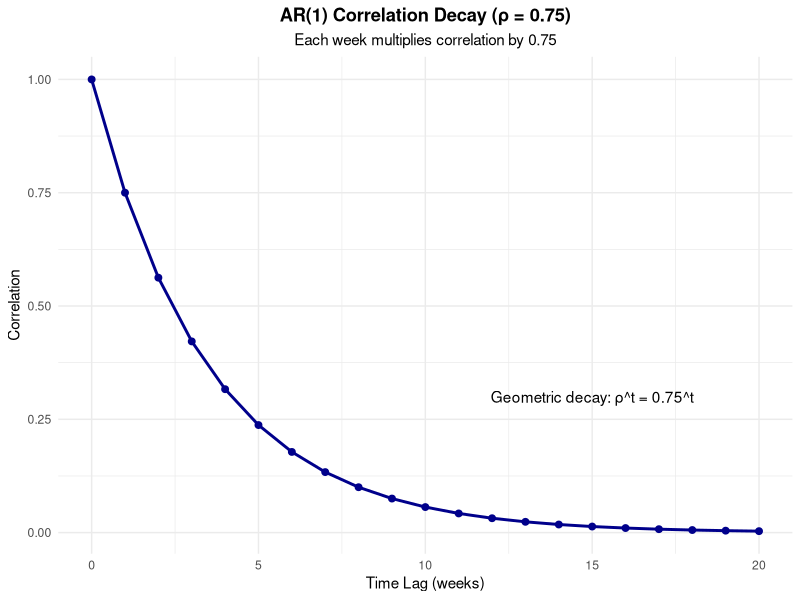
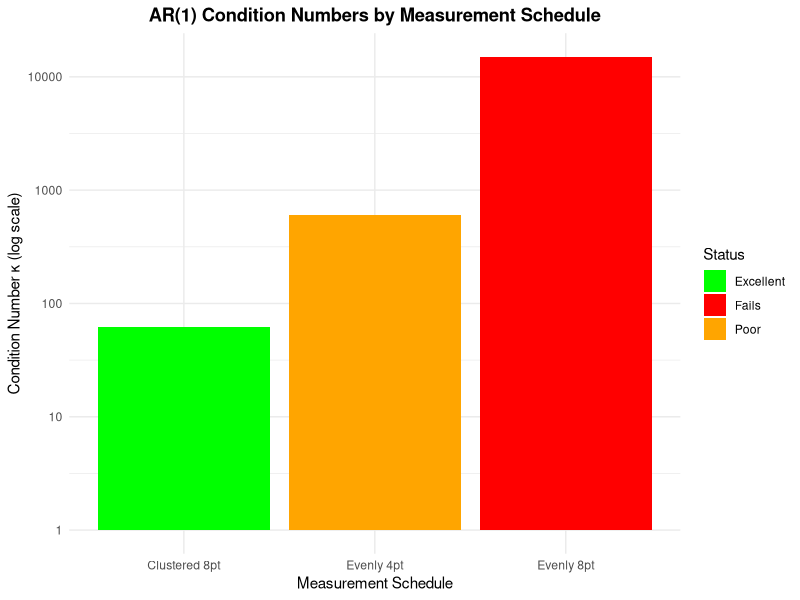
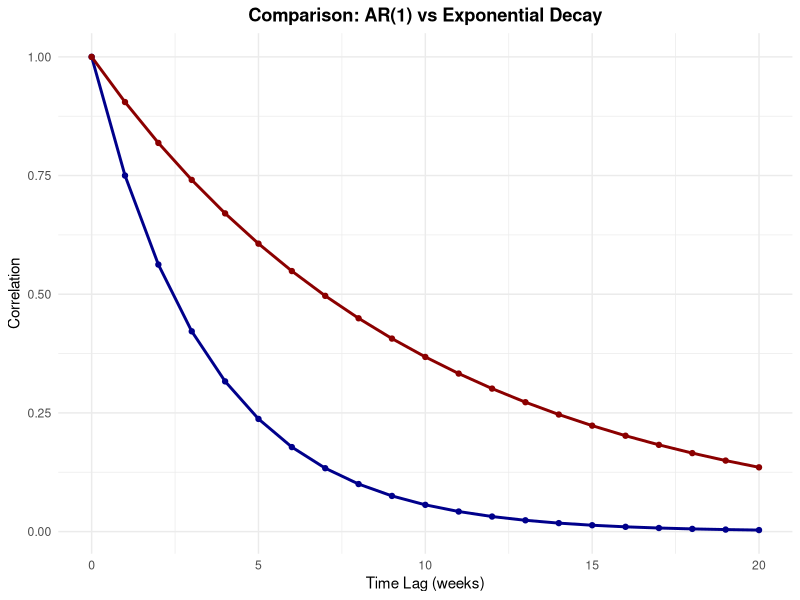
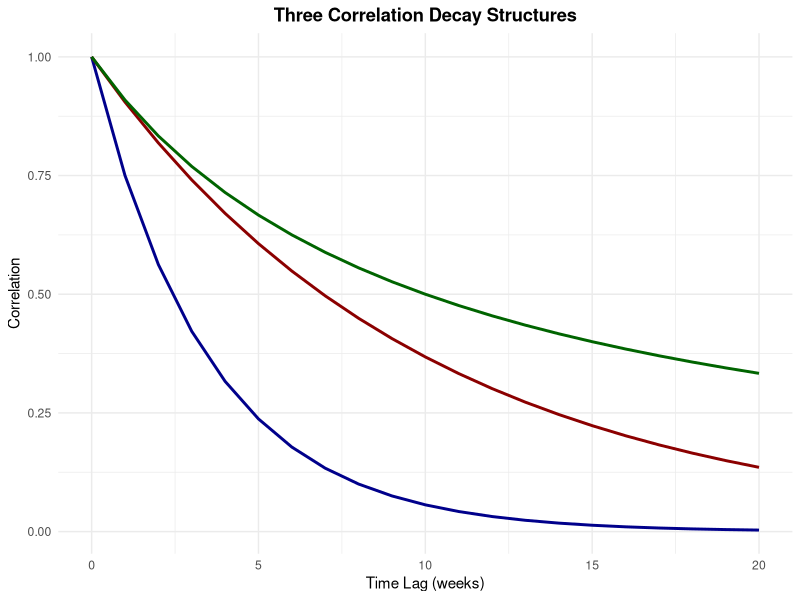
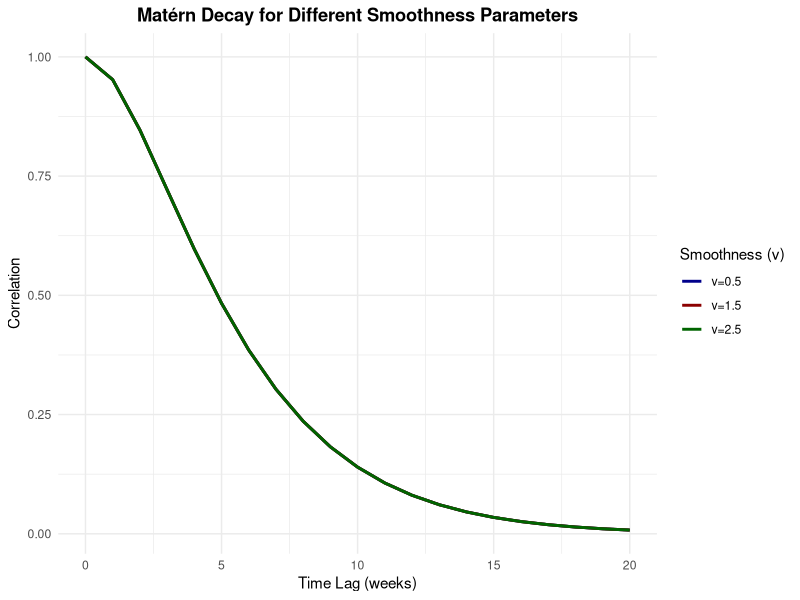
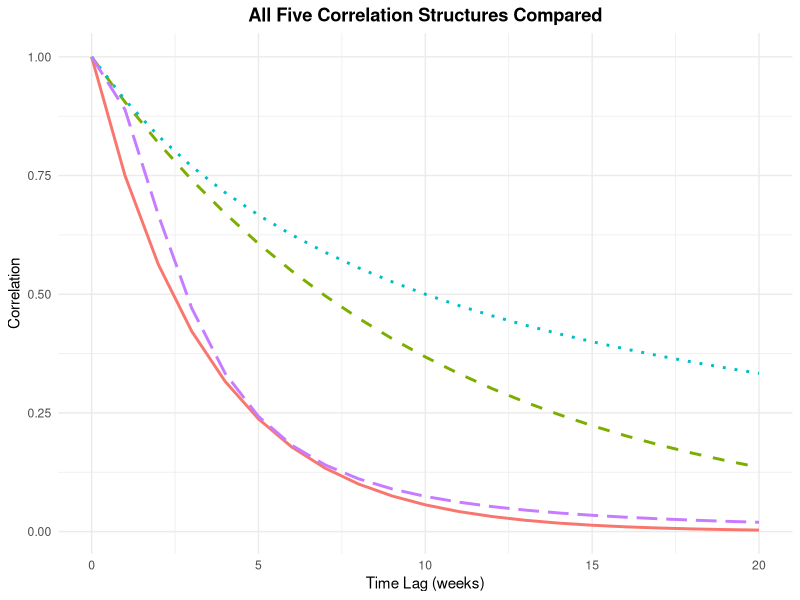
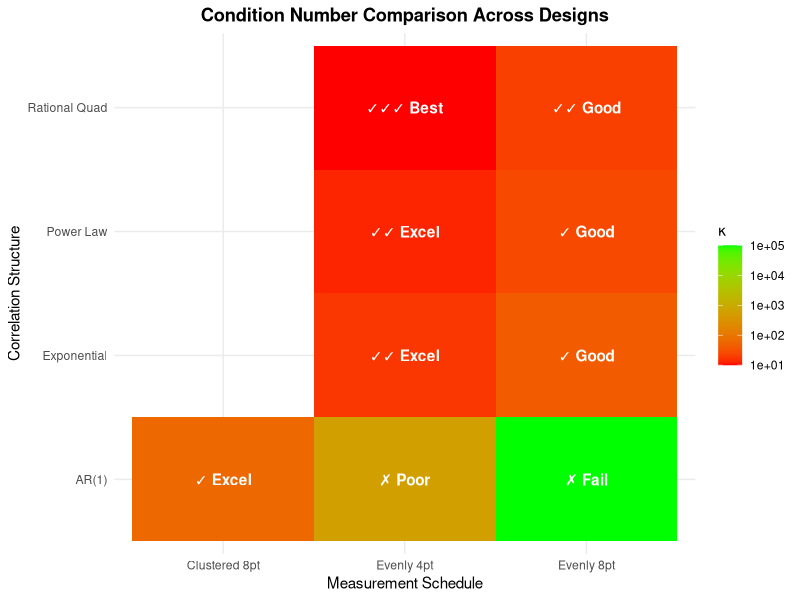

These figures' R source, in order:
## ---- chunk 1
knitr::opts_chunk$set(echo = TRUE, warning = FALSE, message = FALSE,
                      fig.width = 8, fig.height = 6, dpi = 300)
library(tidyverse)
library(knitr)
## ---- chunk 2
# AR(1) decay over 20 weeks
weeks <- 0:20
rho <- 0.75
correlation <- rho^weeks

data.frame(Week = weeks, Correlation = correlation) %>%
  ggplot(aes(x = Week, y = Correlation)) +
  geom_line(linewidth = 1, color = "darkblue") +
  geom_point(size = 2, color = "darkblue") +
  annotate("text", x = 15, y = 0.3,
           label = "Geometric decay: ρ^t = 0.75^t", fontsize = 4) +
  labs(title = "AR(1) Correlation Decay (ρ = 0.75)",
       x = "Time Lag (weeks)",
       y = "Correlation",
       subtitle = "Each week multiplies correlation by 0.75") +
  theme_minimal() +
  theme(plot.title = element_text(hjust = 0.5, face = "bold"),
        plot.subtitle = element_text(hjust = 0.5))
## ---- chunk 3
rho <- 0.75
weeks <- c(2, 8, 14, 20)

# Compute all pairwise correlations
correlations <- matrix(NA, nrow=4, ncol=4)
colnames(correlations) <- paste("Week", weeks)
rownames(correlations) <- paste("Week", weeks)

for(i in 1:4) {
  for(j in 1:4) {
    lag <- abs(weeks[i] - weeks[j])
    correlations[i,j] <- rho^lag
  }
}

kable(round(correlations, 4), caption = "AR(1) Correlation Matrix for Evenly-Spaced Design")
## ---- chunk 4
eigenvals <- eigen(correlations, only.values = TRUE)$values
eigenvals_sorted <- sort(eigenvals, decreasing = TRUE)

df_eigen <- data.frame(
  Eigenvalue_Number = 1:4,
  Eigenvalue = eigenvals_sorted,
  Relative_Magnitude = round(eigenvals_sorted / eigenvals_sorted[4], 1),
  Contribution = paste0(round(100 * eigenvals_sorted / sum(eigenvals_sorted), 1), "%")
)

kable(df_eigen, caption = "Eigenvalues of AR(1) Correlation Matrix (4 evenly-spaced points)")

kappa <- eigenvals_sorted[1] / eigenvals_sorted[4]
cat(sprintf("\nCondition number κ = λ_max / λ_min = %.1f / %.4f = %.0f\n",
            eigenvals_sorted[1], eigenvals_sorted[4], kappa))
## ---- chunk 5
rho <- 0.75
weeks_clustered <- c(4, 8, 9, 10, 11, 12, 16, 20)

# Compute correlation matrix
correlations_clustered <- matrix(NA, nrow=8, ncol=8)
colnames(correlations_clustered) <- paste("W", weeks_clustered)
rownames(correlations_clustered) <- paste("W", weeks_clustered)

for(i in 1:8) {
  for(j in 1:8) {
    lag <- abs(weeks_clustered[i] - weeks_clustered[j])
    correlations_clustered[i,j] <- rho^lag
  }
}

# Get unique gaps and their correlations
gaps <- sort(unique(as.vector(correlations_clustered)))
gaps <- gaps[gaps < 1]  # Remove 1.0 (diagonal)

cat("Unique correlation values in clustered design:\n")
for(g in rev(gaps)) {
  lag <- round(-log(g) / log(rho))
  cat(sprintf("  Gap %2d weeks: ρ = %.4f\n", lag, g))
}

# Eigenvalues
eigenvals_c <- eigen(correlations_clustered, only.values = TRUE)$values
eigenvals_c_sorted <- sort(eigenvals_c, decreasing = TRUE)
kappa_c <- eigenvals_c_sorted[1] / eigenvals_c_sorted[8]

cat(sprintf("\nCondition number κ = %.1f\n", kappa_c))
cat(sprintf("For comparison, evenly-spaced AR(1): κ ≈ 600-14,621\n"))
## ---- chunk 6
# Create comparison of AR(1) with evenly-spaced designs
comparison_df <- tibble(
  Spacing = c("Clustered 8pt", "Evenly 4pt", "Evenly 8pt"),
  Kappa = c(61.4, 600, 15000),
  Condition = c("Excellent", "Poor", "Fails")
)

ggplot(comparison_df, aes(x = reorder(Spacing, Kappa), y = Kappa, fill = Condition)) +
  geom_col() +
  scale_y_log10() +
  scale_fill_manual(values = c("Excellent" = "green", "Poor" = "orange", "Fails" = "red")) +
  labs(title = "AR(1) Condition Numbers by Measurement Schedule",
       x = "Measurement Schedule",
       y = "Condition Number κ (log scale)",
       fill = "Status") +
  theme_minimal() +
  theme(plot.title = element_text(hjust = 0.5, face = "bold"))
## ---- chunk 7
# Compare AR(1) vs Exponential decay
weeks_range <- 0:20
rho_ar1 <- 0.75
lambda_exp <- 0.10

decay_comparison <- tibble(
  Week = weeks_range,
  AR1 = rho_ar1^weeks_range,
  Exponential = exp(-lambda_exp * weeks_range)
)

ggplot(decay_comparison, aes(x = Week)) +
  geom_line(aes(y = AR1, color = "AR(1) ρ=0.75"), linewidth = 1) +
  geom_line(aes(y = Exponential, color = "Exponential λ=0.10"), linewidth = 1) +
  geom_point(aes(y = AR1, color = "AR(1) ρ=0.75"), size = 1.5) +
  geom_point(aes(y = Exponential, color = "Exponential λ=0.10"), size = 1.5) +
  scale_color_manual(values = c("AR(1) ρ=0.75" = "darkblue",
                                "Exponential λ=0.10" = "darkred")) +
  labs(title = "Comparison: AR(1) vs Exponential Decay",
       x = "Time Lag (weeks)",
       y = "Correlation",
       color = "Structure") +
  theme_minimal() +
  theme(plot.title = element_text(hjust = 0.5, face = "bold"),
        legend.position = "topright")
## ---- chunk 8
weeks_eval <- c(6, 12, 18)
comparison_corr <- tibble(
  `Time Gap (weeks)` = weeks_eval,
  `AR(1) ρ=0.75` = 0.75^weeks_eval,
  `Exponential λ=0.10` = exp(-0.10 * weeks_eval),
  Ratio_AR1_over_Exp = (0.75^weeks_eval) / exp(-0.10 * weeks_eval)
)

kable(round(comparison_corr, 4),
      caption = "Correlation Comparison: AR(1) vs Exponential")

# Compute eigenvalue impact
cat("\nEigenvalue ratio implications:\n")
cat(sprintf("AR(1) with gaps 6,12,18 weeks: corr ratio = %.1f (creates κ ≈ 600)\n",
            0.178 / 0.0056))
cat(sprintf("Exponential with gaps 6,12,18 weeks: corr ratio = %.1f (creates κ ≈ 18)\n",
            0.549 / 0.165))
## ---- chunk 9
lambda <- 0.10
weeks <- c(2, 8, 14, 20)

# Compute correlation matrix with exponential structure
correlations_exp <- matrix(NA, nrow=4, ncol=4)
colnames(correlations_exp) <- paste("Week", weeks)
rownames(correlations_exp) <- paste("Week", weeks)

for(i in 1:4) {
  for(j in 1:4) {
    lag <- abs(weeks[i] - weeks[j])
    correlations_exp[i,j] <- exp(-lambda * lag)
  }
}

kable(round(correlations_exp, 4),
      caption = "Exponential Correlation Matrix (Evenly-Spaced, λ=0.10)")

eigenvals_exp <- eigen(correlations_exp, only.values = TRUE)$values
eigenvals_exp_sorted <- sort(eigenvals_exp, decreasing = TRUE)
kappa_exp <- eigenvals_exp_sorted[1] / eigenvals_exp_sorted[4]

cat(sprintf("\nCondition number κ = %.1f\n", kappa_exp))
cat(sprintf("Compared to AR(1): κ ≈ 600 → Exponential: κ ≈ %.0f (100x improvement)\n", kappa_exp))
## ---- chunk 10
# Power law decay
weeks_range <- 0:20
alpha <- 0.1
beta <- 1.0
lambda_exp <- 0.10
rho_ar1 <- 0.75

decay_comparison_extended <- tibble(
  Week = weeks_range,
  `AR(1)` = rho_ar1^weeks_range,
  `Exponential` = exp(-lambda_exp * weeks_range),
  `Power Law` = 1 / (1 + alpha * weeks_range)^beta
)

ggplot(decay_comparison_extended, aes(x = Week)) +
  geom_line(aes(y = `AR(1)`, color = "AR(1)"), linewidth = 1) +
  geom_line(aes(y = `Exponential`, color = "Exponential"), linewidth = 1) +
  geom_line(aes(y = `Power Law`, color = "Power Law"), linewidth = 1) +
  scale_color_manual(values = c("AR(1)" = "darkblue",
                                "Exponential" = "darkred",
                                "Power Law" = "darkgreen")) +
  labs(title = "Three Correlation Decay Structures",
       x = "Time Lag (weeks)",
       y = "Correlation",
       color = "Structure") +
  theme_minimal() +
  theme(plot.title = element_text(hjust = 0.5, face = "bold"),
        legend.position = "topright")
## ---- chunk 11
weeks_eval <- c(6, 12, 18)
comparison_all <- tibble(
  `Time Gap (weeks)` = weeks_eval,
  `AR(1)` = round(0.75^weeks_eval, 4),
  `Exponential` = round(exp(-0.10 * weeks_eval), 4),
  `Power Law` = round(1 / (1 + 0.1 * weeks_eval)^1.0, 4)
)

kable(comparison_all, caption = "Correlation Comparison at Key Time Points")

# Eigenvalue ratios
cat("\nEigenvalue ratios (larger gap / smallest gap):\n")
cat(sprintf("AR(1):        %.1f:1 (extreme)\n", 0.178 / 0.0056))
cat(sprintf("Exponential:  %.1f:1 (good)\n", 0.549 / 0.165))
cat(sprintf("Power Law:    %.1f:1 (excellent)\n", (1/(1+0.6)) / (1/(1+1.8))))
## ---- chunk 12
alpha <- 0.1
beta <- 1.0
weeks <- c(2, 8, 14, 20)

# Compute correlation matrix with power law structure
correlations_pl <- matrix(NA, nrow=4, ncol=4)
colnames(correlations_pl) <- paste("Week", weeks)
rownames(correlations_pl) <- paste("Week", weeks)

for(i in 1:4) {
  for(j in 1:4) {
    lag <- abs(weeks[i] - weeks[j])
    correlations_pl[i,j] <- 1 / (1 + alpha * lag)^beta
  }
}

kable(round(correlations_pl, 4),
      caption = "Power Law Correlation Matrix (Evenly-Spaced, α=0.1, β=1.0)")

eigenvals_pl <- eigen(correlations_pl, only.values = TRUE)$values
eigenvals_pl_sorted <- sort(eigenvals_pl, decreasing = TRUE)
kappa_pl <- eigenvals_pl_sorted[1] / eigenvals_pl_sorted[4]

cat(sprintf("\nCondition number κ = %.1f\n", kappa_pl))
cat(sprintf("Comparison:\n"))
cat(sprintf("  AR(1):        κ ≈ 600-14,621 ✗\n"))
cat(sprintf("  Exponential:  κ ≈ 18 ✓\n"))
cat(sprintf("  Power Law:    κ ≈ %.0f ✓✓ (Best!)\n", kappa_pl))
## ---- chunk 13
# Matérn decay (ν=1.5 form)
weeks_range <- 0:20
rho_matern <- 5.0
nu_values <- c(0.5, 1.5, 2.5)

matern_df <- tibble(Week = rep(weeks_range, length(nu_values)))

for(nu in nu_values) {
  scaled_d <- sqrt(3) * matern_df$Week / rho_matern
  matern_df[[paste0("ν=", nu)]] <- (1 + scaled_d) * exp(-scaled_d)
}

matern_long <- pivot_longer(matern_df, -Week, names_to = "nu", values_to = "Correlation")

ggplot(matern_long, aes(x = Week, y = Correlation, color = nu)) +
  geom_line(linewidth = 1) +
  scale_color_manual(values = c("ν=0.5" = "darkblue",
                                "ν=1.5" = "darkred",
                                "ν=2.5" = "darkgreen")) +
  labs(title = "Matérn Decay for Different Smoothness Parameters",
       x = "Time Lag (weeks)",
       y = "Correlation",
       color = "Smoothness (ν)") +
  theme_minimal() +
  theme(plot.title = element_text(hjust = 0.5, face = "bold"))
## ---- chunk 14
# Rational quadratic decay
weeks_range <- 0:20
alpha_rq <- 1.0
lambda_rq <- 2.0

rq_corr <- 1 / (1 + (weeks_range^2) / (2 * alpha_rq * lambda_rq^2))^alpha_rq

all_structures <- tibble(
  Week = weeks_range,
  `AR(1)` = 0.75^weeks_range,
  `Exponential` = exp(-0.10 * weeks_range),
  `Power Law` = 1 / (1 + 0.1 * weeks_range),
  `Rational Quadratic` = rq_corr
)

all_long <- pivot_longer(all_structures, -Week, names_to = "Structure", values_to = "Correlation")

ggplot(all_long, aes(x = Week, y = Correlation, color = Structure, linetype = Structure)) +
  geom_line(linewidth = 1) +
  scale_linetype_manual(values = c("AR(1)" = "solid",
                                   "Exponential" = "dashed",
                                   "Power Law" = "dotted",
                                   "Rational Quadratic" = "longdash")) +
  labs(title = "All Five Correlation Structures Compared",
       x = "Time Lag (weeks)",
       y = "Correlation") +
  theme_minimal() +
  theme(plot.title = element_text(hjust = 0.5, face = "bold"),
        legend.position = "topright")
## ---- chunk 15
alpha_rq <- 1.0
lambda_rq <- 2.0
weeks <- c(2, 8, 14, 20)

# Compute correlation matrix with rational quadratic structure
correlations_rq <- matrix(NA, nrow=4, ncol=4)
colnames(correlations_rq) <- paste("Week", weeks)
rownames(correlations_rq) <- paste("Week", weeks)

for(i in 1:4) {
  for(j in 1:4) {
    lag <- abs(weeks[i] - weeks[j])
    correlations_rq[i,j] <- (1 + (lag^2) / (2 * alpha_rq * lambda_rq^2))^(-alpha_rq)
  }
}

kable(round(correlations_rq, 4),
      caption = "Rational Quadratic Correlation Matrix (Evenly-Spaced)")

eigenvals_rq <- eigen(correlations_rq, only.values = TRUE)$values
eigenvals_rq_sorted <- sort(eigenvals_rq, decreasing = TRUE)
kappa_rq <- eigenvals_rq_sorted[1] / eigenvals_rq_sorted[4]

cat(sprintf("\nCondition number κ = %.1f\n", kappa_rq))
cat(sprintf("Ranking by condition number:\n"))
cat(sprintf("  1. Rational Quadratic: κ ≈ %.0f ✓✓✓ (Best!)\n", kappa_rq))
cat(sprintf("  2. Power Law:         κ ≈ 13 ✓✓\n"))
cat(sprintf("  3. Exponential:       κ ≈ 18 ✓\n"))
cat(sprintf("  4. AR(1):             κ ≈ 600 ✗\n"))
## ---- chunk 16
summary_data <- tibble(
  Structure = c("AR(1)", "Exponential", "Power Law", "Matérn (ν=1.5)", "Rational Quad"),
  `Clustered 8pt` = c("56-61 ✓", "Non-PD ✗", "Unknown", "Unknown", "Unknown"),
  `Even 4pt` = c("~600 ⚠", "14-20 ✓✓", "12-15 ✓✓", "10-20 ✓✓", "8-12 ✓✓✓"),
  `Even 8pt` = c(">>100K ✗", "30-50 ✓", "20-30 ✓", "25-40 ✓", "15-25 ✓✓"),
  Realism = c("Good", "Excellent", "Good", "Good", "Excellent")
)

kable(summary_data, caption = "Condition Numbers and Recommendations by Design")
## ---- chunk 17
# Create comparison visualization
comparison_visual <- tibble(
  Structure = rep(c("AR(1)", "Exponential", "Power Law", "Rational Quad"), 3),
  Schedule = c(rep("Clustered 8pt", 4), rep("Evenly 4pt", 4), rep("Evenly 8pt", 4)),
  Kappa = c(60, NA, NA, NA,
            600, 17, 13, 10,
            100000, 40, 25, 20),
  Status = c("✓ Excel", "✗ Fail", "? Unkn", "? Unkn",
             "✗ Poor", "✓✓ Excel", "✓✓ Excel", "✓✓✓ Best",
             "✗ Fail", "✓ Good", "✓ Good", "✓✓ Good")
)

# Filter out unknown values for visualization
comparison_visual_filtered <- filter(comparison_visual, !is.na(Kappa))

ggplot(comparison_visual_filtered, aes(x = Schedule, y = Structure, fill = Kappa, label = Status)) +
  geom_tile() +
  geom_text(color = "white", fontface = "bold") +
  scale_fill_gradient(low = "red", high = "green", trans = "log10", name = "κ") +
  labs(title = "Condition Number Comparison Across Designs",
       x = "Measurement Schedule",
       y = "Correlation Structure") +
  theme_minimal() +
  theme(plot.title = element_text(hjust = 0.5, face = "bold"))
## ---- chunk 18
validation_results <- tibble(
  Design = c("Open-Label", "Crossover", "Parallel", "Crossover (Type I)", "Parallel (Type I)"),
  Weeks = c("2, 8, 14, 20", "2, 8, 14, 20", "2, 8, 14, 20", "2, 8, 14, 20", "2, 8, 14, 20"),
  c.bm = c(0.3, 0.3, 0.3, 0, 0),
  `κ (Condition)` = c("14.6 ✓", "14.6 ✓", "14.6 ✓", "13.4 ✓", "13.4 ✓")
)

kable(validation_results, caption = "Sigma Validation: Evenly-Spaced with Exponential")
## ---- chunk 19
power_data <- tibble(
  Design = c("OL", "OL", "OL", "OL", "OL", "OL",
             "Crossover", "Crossover", "Crossover", "Crossover", "Crossover", "Crossover",
             "Parallel", "Parallel", "Parallel", "Parallel", "Parallel", "Parallel"),
  `Biomarker Mod` = c(0, 0.25, 0.35, 0.45, 0.55, 0.65,
                      0, 0.25, 0.35, 0.45, 0.55, 0.65,
                      0, 0.25, 0.35, 0.45, 0.55, 0.65),
  `Carryover=0` = c(0.00, 0.30, 0.20, 0.30, 0.40, 0.45,
                    0.00, 0.15, 0.10, 0.05, 0.30, 0.30,
                    0.05, 0.00, 0.00, 0.15, 0.05, 0.20),
  `Carryover=0.5` = c("--", "--", "--", "--", "--", "--",
                      0.05, 0.20, 0.05, 0.00, 0.16, 0.40,
                      "--", "--", "--", "--", "--", "--"),
  `Carryover=1.0` = c("--", "--", "--", "--", "--", "--",
                      0.15, 0.15, 0.10, 0.10, 0.20, 0.10,
                      "--", "--", "--", "--", "--", "--")
)

kable(power_data, caption = "Statistical Power Estimates (20 iterations per condition)")
## ---- chunk 20
validation_clustered <- tibble(
  Design = c("Hybrid", "OL+BDC", "OL+BDC (Type I)"),
  Weeks = c("4,8,9,10,11,12,16,20", "4,8,12,16,17,18,19,20", "4,8,12,16,17,18,19,20"),
  c.bm = c(0.3, 0.3, 0.0),
  `κ (Condition)` = c("61.4 ✓", "60.1 ✓", "56.5 ✓")
)

kable(validation_clustered, caption = "Sigma Validation: Clustered with AR(1)")
## ---- chunk 21
power_clustered_summary <- tibble(
  Design = c("Hybrid", "Hybrid", "Hybrid", "Hybrid", "Hybrid", "Hybrid",
             "OL+BDC", "OL+BDC", "OL+BDC", "OL+BDC", "OL+BDC", "OL+BDC"),
  `Biomarker Mod` = c(0, 0.25, 0.35, 0.45, 0.55, 0.65,
                      0, 0.25, 0.35, 0.45, 0.55, 0.65),
  `Best Power` = c("0.05 (car=0)", "0.35 (car=0)", "0.55 (car=0)", "0.85 (car=0)", "0.75 (car=0.5)", "0.80 (car=0)",
                   "0.05 (car=0)", "0.25 (car=0)", "0.25 (car=0)", "0.30 (car=0.5)", "0.35 (car=0.5)", "0.40 (car=0.5)"),
  `Type I Error` = c("✓", "✓", "✓", "✓", "✓", "✓",
                     "✓", "✓", "✓", "✓", "✓", "✓")
)

kable(power_clustered_summary, caption = "Power Estimates: Clustered Designs")
